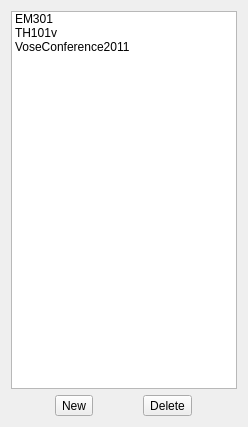
<?xml version="1.0" encoding="UTF-8"?>
<ui version="4.0">
 <class>ProjectList</class>
 <widget class="QWidget" name="ProjectList">
  <property name="geometry">
   <rect>
    <x>0</x>
    <y>0</y>
    <width>248</width>
    <height>427</height>
   </rect>
  </property>
  <property name="windowTitle">
   <string>Form</string>
  </property>
  <layout class="QVBoxLayout" name="verticalLayout">
   <item>
    <widget class="QListWidget" name="listWidget">
     <item>
      <property name="text">
       <string>EM301</string>
      </property>
     </item>
     <item>
      <property name="text">
       <string>TH101v</string>
      </property>
     </item>
     <item>
      <property name="text">
       <string>VoseConference2011</string>
      </property>
     </item>
    </widget>
   </item>
   <item>
    <layout class="QHBoxLayout" name="horizontalLayout">
     <item>
      <widget class="QToolButton" name="toolButton">
       <property name="text">
        <string>New</string>
       </property>
      </widget>
     </item>
     <item>
      <widget class="QToolButton" name="toolButton_2">
       <property name="text">
        <string>Delete</string>
       </property>
      </widget>
     </item>
    </layout>
   </item>
  </layout>
 </widget>
 <resources/>
 <connections/>
</ui>
